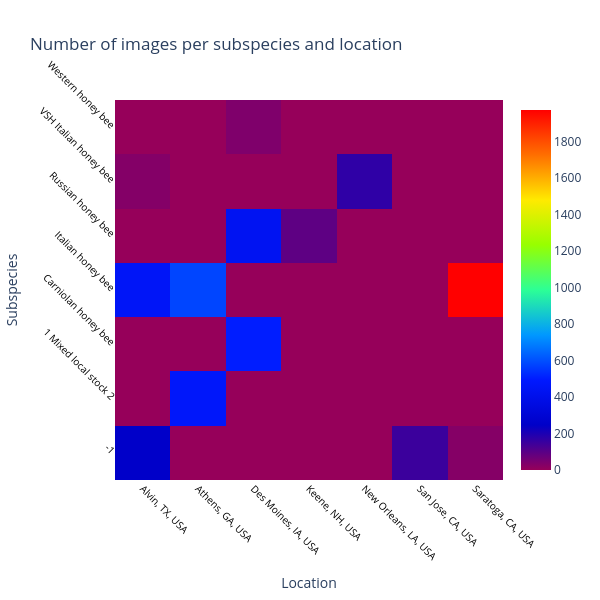

Notebook code cell kept with this figure:
### Code cell
plotly_heatmap(df, 'location','subspecies', 'Images', 'Location','Subspecies', 'Number of images per subspecies and location')

### Figure 1 — Plotly figure (JSON) as saved in the notebook; plotly's stock layout.template omitted (floating-point values rounded to 4 significant figures)
{"data": [{"colorscale": [[0, "rgb(150,0,90)"], [0.125, "rgb(0,0,200)"], [0.25, "rgb(0,25,255)"], [0.375, "rgb(0,152,255)"], [0.5, "rgb(44,255,150)"], [0.625, "rgb(151,255,0)"], [0.75, "rgb(255,234,0)"], [0.875, "rgb(255,111,0)"], [1, "rgb(255,0,0)"]], "reversescale": false, "type": "heatmap", "x": ["Alvin, TX, USA", "Athens, GA, USA", "Des Moines, IA, USA", "Keene, NH, USA", "New Orleans, LA, USA", "San Jose, CA, USA", "Saratoga, CA, USA"], "y": ["-1", "1 Mixed local stock 2", "Carniolan honey bee", "Italian honey bee", "Russian honey bee", "VSH Italian honey bee", "Western honey bee"], "z": [[251.0, 0.0, 0.0, 0.0, 0.0, 149.0, 28.0], [0.0, 472.0, 0.0, 0.0, 0.0, 0.0, 0.0], [0.0, 0.0, 501.0, 0.0, 0.0, 0.0, 0.0], [457.0, 579.0, 0.0, 0.0, 0.0, 0.0, 1972.0], [0.0, 0.0, 435.0, 92.0, 0.0, 0.0, 0.0], [29.0, 0.0, 0.0, 0.0, 170.0, 0.0, 0.0], [0.0, 0.0, 37.0, 0.0, 0.0, 0.0, 0.0]]}], "layout": {"height": 600, "hovermode": "closest", "showlegend": false, "title": {"text": "Number of images per subspecies and location"}, "width": 600, "xaxis": {"showticklabels": true, "tickangle": 45, "tickfont": {"color": "black", "size": 10}, "title": {"text": "Location"}}, "yaxis": {"showticklabels": true, "tickangle": 45, "tickfont": {"color": "black", "size": 10}, "title": {"text": "Subspecies"}}}}
